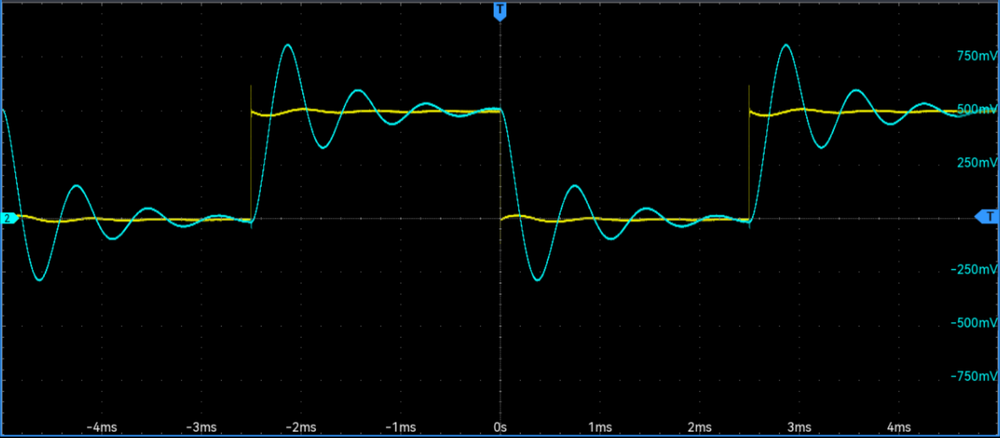
#> input picture code/image.png, 1000 x 438 px, shrunk from 1954 x 856 before the run
$ python waveform_analyzer.py
#> lines starting #> are read from the running program, lines starting #| are printed output that depends on the picture
import cv2
import numpy as np
import matplotlib.pyplot as plt
from scipy.signal import find_peaks
from scipy.ndimage import gaussian_filter1d

def extract_waveform_by_color(image_path, target_color='cyan', color_threshold=50):
    """
    根据颜色提取波形

    Parameters:
    - image_path: 图像路径
    - target_color: 目标颜色 ('yellow', 'cyan')
    - color_threshold: 颜色阈值
    """
    # 读取图像
    img = cv2.imread(image_path)
    img_rgb = cv2.cvtColor(img, cv2.COLOR_BGR2RGB)

    # 定义颜色范围（RGB格式）
    if target_color == 'cyan':
        # 青色：低R、高G、高B
        lower_bound = np.array([0, 150, 150])
        upper_bound = np.array([100, 255, 255])
    elif target_color == 'yellow':
        # 黄色：高R、高G、低B
        lower_bound = np.array([150, 150, 0])
        upper_bound = np.array([255, 255, 100])
    else:
        raise ValueError("Unsupported color")

    # 创建颜色掩码
    mask = cv2.inRange(img_rgb, lower_bound, upper_bound)

    # 提取波形坐标点
    points = np.column_stack(np.where(mask > 0))

    if len(points) == 0:
        print(f"未找到{target_color}色波形")
        return None, None

    # 按x坐标排序并去重
    # 注意：points的格式是(y, x)
    y_coords = points[:, 0]
    x_coords = points[:, 1]

    # 按x坐标分组，每个x取平均y值
    unique_x = np.unique(x_coords)
    averaged_y = []

    for x in unique_x:
        y_values = y_coords[x_coords == x]
        averaged_y.append(np.mean(y_values))

    return unique_x, np.array(averaged_y)


def analyze_peaks(x_coords, y_coords, image_shape, prominence=20):
    """
    分析波形峰值

    Parameters:
    - x_coords: x坐标数组
    - y_coords: y坐标数组（注意：图像坐标系y轴向下）
    - image_shape: 图像尺寸
    - prominence: 峰值显著性阈值
    """
    # 因为图像坐标系y轴向下，我们需要反转y坐标来找峰值
    inverted_y = -y_coords

    # 平滑处理
    smoothed_y = gaussian_filter1d(inverted_y, sigma=2)

    # 寻找峰值
    peaks, properties = find_peaks(smoothed_y, prominence=prominence, distance=50)

    # 转换坐标到实际物理单位
    # 根据用户提供的信息：
    # X轴：全宽约10ms，从 -5ms 到 +5ms
    # Y轴：全高约2000mV (即±1000mV)

    img_width = image_shape[1]
    img_height = image_shape[0]

    # 时间范围和电压范围
    time_range = (-5e-3, 5e-3)  # -5ms to +5ms (全宽10ms)
    voltage_range = (1000e-3, -1000e-3)  # 1000mV to -1000mV (注意y轴反转)

    # 坐标转换
    def pixel_to_physical(x_pix, y_pix):
        time = time_range[0] + (x_pix / img_width) * (time_range[1] - time_range[0])
        voltage = voltage_range[0] + (y_pix / img_height) * (voltage_range[1] - voltage_range[0])
        return time, voltage

    # 分析结果
    peak_info = []
    for i, peak_idx in enumerate(peaks):
        x_pix = x_coords[peak_idx]
        y_pix = y_coords[peak_idx]
        time, voltage = pixel_to_physical(x_pix, y_pix)

        peak_info.append({
            'peak_number': i + 1,
            'pixel_x': x_pix,
            'pixel_y': y_pix,
            'time_ms': time * 1000,  # 转换为ms
            'voltage_mv': voltage * 1000,  # 转换为mV
            'prominence': properties['prominences'][i]
        })

    return peak_info, peaks, smoothed_y


def analyze_valleys(x_coords, y_coords, image_shape, prominence=20):
    """
    分析波形谷值（波谷）

    Parameters:
    - x_coords: x坐标数组
    - y_coords: y坐标数组
    - image_shape: 图像尺寸
    - prominence: 谷值显著性阈值
    """
    # 对于谷值，直接使用y_coords（不反转）
    smoothed_y = gaussian_filter1d(y_coords, sigma=2)

    # 寻找谷值
    valleys, properties = find_peaks(smoothed_y, prominence=prominence, distance=50)

    img_width = image_shape[1]
    img_height = image_shape[0]

    time_range = (-5e-3, 5e-3)  # -5ms to +5ms
    voltage_range = (1000e-3, -1000e-3)

    def pixel_to_physical(x_pix, y_pix):
        time = time_range[0] + (x_pix / img_width) * (time_range[1] - time_range[0])
        voltage = voltage_range[0] + (y_pix / img_height) * (voltage_range[1] - voltage_range[0])
        return time, voltage

    valley_info = []
    for i, valley_idx in enumerate(valleys):
        x_pix = x_coords[valley_idx]
        y_pix = y_coords[valley_idx]
        time, voltage = pixel_to_physical(x_pix, y_pix)

        valley_info.append({
            'valley_number': i + 1,
            'pixel_x': x_pix,
            'pixel_y': y_pix,
            'time_ms': time * 1000,
            'voltage_mv': voltage * 1000,
            'prominence': properties['prominences'][i]
        })

    return valley_info, valleys


def visualize_results(x_coords, y_coords, peaks, valleys, smoothed_y, peak_info, valley_info, image_path):
    """
    可视化结果
    """
    fig, axes = plt.subplots(2, 1, figsize=(15, 10))

    # 显示原始图像和提取的波形
    img = cv2.imread(image_path)
    img_rgb = cv2.cvtColor(img, cv2.COLOR_BGR2RGB)
    axes[0].imshow(img_rgb)
    axes[0].plot(x_coords, y_coords, 'r-', linewidth=2, alpha=0.7, label='Extracted CH2 Waveform')
    axes[0].plot(x_coords[peaks], y_coords[peaks], 'yo', markersize=10, label='Detected Peaks')
    axes[0].plot(x_coords[valleys], y_coords[valleys], 'mo', markersize=10, label='Detected Valleys')
    axes[0].set_title('Original Image with Extracted CH2 Waveform (Cyan)')
    axes[0].legend()
    axes[0].axis('off')

    # 显示波形和峰值/谷值
    axes[1].plot(x_coords, -y_coords, 'cyan', linewidth=1.5, alpha=0.7, label='Original')
    axes[1].plot(x_coords, smoothed_y, 'b-', linewidth=2, label='Smoothed')
    axes[1].plot(x_coords[peaks], smoothed_y[peaks], 'ro', markersize=10, label='Peaks')
    axes[1].plot(x_coords[valleys], -y_coords[valleys], 'mo', markersize=10, label='Valleys')

    # 标注峰值
    for info in peak_info:
        axes[1].annotate(f"Peak {info['peak_number']}\n({info['time_ms']:.2f}ms, {info['voltage_mv']:.1f}mV)",
                        xy=(info['pixel_x'], -info['pixel_y']),
                        xytext=(10, 20), textcoords='offset points',
                        bbox=dict(boxstyle='round,pad=0.5', fc='yellow', alpha=0.7),
                        arrowprops=dict(arrowstyle='->', connectionstyle='arc3,rad=0'))

    # 标注谷值
    for info in valley_info:
        axes[1].annotate(f"Valley {info['valley_number']}\n({info['time_ms']:.2f}ms, {info['voltage_mv']:.1f}mV)",
                        xy=(info['pixel_x'], -info['pixel_y']),
                        xytext=(10, -30), textcoords='offset points',
                        bbox=dict(boxstyle='round,pad=0.5', fc='magenta', alpha=0.7),
                        arrowprops=dict(arrowstyle='->', connectionstyle='arc3,rad=0'))

    axes[1].set_xlabel('X (pixels)')
    axes[1].set_ylabel('Y (inverted pixels)')
    axes[1].set_title('CH2 Waveform Analysis with Peak and Valley Detection')
    axes[1].legend()
    axes[1].grid(True, alpha=0.3)

    plt.tight_layout()
    plt.savefig('ch2_waveform_analysis_result.png', dpi=300, bbox_inches='tight')
    plt.show()


def main():
    # 图像路径（请修改为您的图像路径）
    image_path = 'image.png'

    # 提取CH2（青色）波形
    print("正在提取CH2通道（青色）波形...")
    x_coords, y_coords = extract_waveform_by_color(image_path, target_color='cyan')
#> in extract_waveform_by_color, img is the input picture: shape (438, 1000, 3); mean B, G, R 5.7, 6, 2.9
#> in extract_waveform_by_color, `mask = cv2.inRange(img_rgb, lower_bound, upper_bound)`:
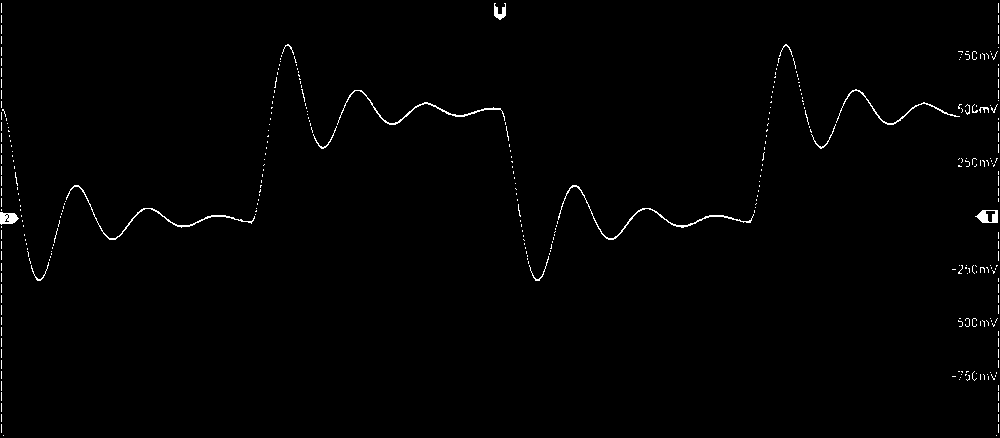
#> mask: shape (438, 1000); 0.87% white in thin lines or dots
#> in extract_waveform_by_color, `points = np.column_stack(np.where(mask > 0))`: points = 3811 pairs, first value 3 to 435, second value 0 to 998
#> in extract_waveform_by_color, `y_coords = points[:, 0]`: y_coords = 3811 values from 3 to 435
#> in extract_waveform_by_color, `x_coords = points[:, 1]`: x_coords = 3811 values, max 998 at index 5, min 0 at index 2105, mean 535.2
#> in extract_waveform_by_color, `unique_x = np.unique(x_coords)`: unique_x = 995 values from 0 to 998
#> the loop in extract_waveform_by_color, `for x in unique_x:` made 995 passes
#> y_values on passes 1, 6, 7: [212, 213, 214, 215, 216, 217, 218, 219, 220, 221, 222, 223], [114, 115, 116, 213, 214, 216, 217, 218, 219, 220, 222, 223], [118, 119, 120, 213, 215, 216, 217, 218, 222, 223]
#> after the loop in extract_waveform_by_color, `for x in unique_x:`: averaged_y = 995 values, max 279.5 at index 38, min 22.27 at index 494, mean 169.5
#> x_coords = 995 values from 0 to 998; y_coords has the same summary as averaged_y in extract_waveform_by_color

    if x_coords is None:
        return

    print(f"提取到 {len(x_coords)} 个数据点")
#| 提取到 995 个数据点

    # 读取图像尺寸
    img = cv2.imread(image_path)
    print(f"图像尺寸: {img.shape[1]} x {img.shape[0]} 像素")
#| 图像尺寸: 1000 x 438 像素
    print(f"时间刻度: -5ms 到 +5ms (全宽10ms)")
    print(f"电压刻度: -1000mV 到 +1000mV (全高2000mV)")

    # 分析峰值
    print("\n正在分析波形峰值...")
    peak_info, peaks, smoothed_y = analyze_peaks(x_coords, y_coords, img.shape, prominence=20)
#> in analyze_peaks, `inverted_y = -y_coords`: inverted_y = 995 values, max -22.27 at index 494, min -279.5 at index 38, mean -169.5
#> in analyze_peaks, `smoothed_y = gaussian_filter1d(inverted_y, sigma=2)`: smoothed_y = 995 values, max -34.69 at index 497, min -278.8 at index 537, mean -169.5
#> in analyze_peaks, `peaks, properties = find_peaks(smoothed_y, prominence=prominence, dist..`: peaks = [76, 287, 357, 497, 574, 786, 856, 924]; properties = {'prominences': [52.58, 101.1, 33.21, 244.1, 52.47, 168.5, 56.43, 20.39], 'left_bases': [39, 39, 322, 39, 537, 537, 821, 890], 'right_bases': [112, 322, 392, 537, 610, 994, 994, 994]}
#> the loop in analyze_peaks, `for i, peak_idx in enumerate(peaks):` made 8 passes
#> (peak_idx, x_pix, y_pix, time, voltage) on passes 1 to 8: (76, 76, 185.5, -0.00424, 0.153), (287, 287, 44.5, -0.00213, 0.797), (357, 357, 90, -0.00143, 0.589), (497, 497, 26.85, -3e-05, 0.877), (574, 574, 185.5, 0.00074, 0.153), (786, 786, 44.5, 0.00286, 0.797), (856, 856, 89.5, 0.00356, 0.591), (924, 924, 102.5, 0.00424, 0.532)
#> after the loop in analyze_peaks, `for i, peak_idx in enumerate(peaks):`: peak_info = 8 items
#> peak_info = 8 items; peaks = [76, 287, 357, 497, 574, 786, 856, 924]

    # 分析谷值
    print("正在分析波形谷值...")
    valley_info, valleys = analyze_valleys(x_coords, y_coords, img.shape, prominence=20)
#> in analyze_valleys, `smoothed_y = gaussian_filter1d(y_coords, sigma=2)`: smoothed_y = 995 values, max 278.8 at index 537, min 34.69 at index 497, mean 169.5
#> in analyze_valleys, `valleys, properties = find_peaks(smoothed_y, prominence=prominence, di..`: valleys = [39, 112, 322, 392, 537, 610, 821, 890]; properties = {'prominences': [81.1, 52.58, 101.1, 33.21, 233, 52.47, 56.43, 20.39], 'left_bases': [6, 76, 287, 357, 497, 574, 786, 856], 'right_bases': [497, 497, 497, 497, 786, 786, 856, 924]}
#> the loop in analyze_valleys, `for i, valley_idx in enumerate(valleys):` made 8 passes
#> (valley_idx, x_pix, y_pix, time, voltage) on passes 1 to 8: (39, 39, 279.5, -0.00461, -0.276), (112, 112, 238.5, -0.00388, -0.089), (322, 322, 147.5, -0.00178, 0.326), (392, 392, 123.5, -0.00108, 0.436), (537, 537, 279.5, 0.00037, -0.276), (610, 610, 238.5, 0.0011, -0.089), (821, 821, 147.5, 0.00321, 0.326), (890, 890, 123.5, 0.0039, 0.436)
#> after the loop in analyze_valleys, `for i, valley_idx in enumerate(valleys):`: valley_info = 8 items
#> valley_info = 8 items; valleys = [39, 112, 322, 392, 537, 610, 821, 890]

    # 打印峰值信息
    print(f"\n检测到 {len(peak_info)} 个峰值：")
#| 检测到 8 个峰值：
    print("-" * 80)
    print(f"{'峰值编号':<10} {'像素X':<12} {'像素Y':<12} {'时间(ms)':<15} {'电压(mV)':<15} {'显著性':<10}")
    print("-" * 80)

    for info in peak_info:
        print(f"{info['peak_number']:<10} {info['pixel_x']:<12.1f} {info['pixel_y']:<12.1f} "
              f"{info['time_ms']:<15.3f} {info['voltage_mv']:<15.2f} {info['prominence']:<10.2f}")
#> this loop made 8 passes
#| 1          76.0         185.5        -4.240          152.97          52.58
#| 2          287.0        44.5         -2.130          796.80          101.11
#| 3          357.0        90.0         -1.430          589.04          33.21
#| 4          497.0        26.8         -0.030          877.41          244.09
#| 5          574.0        185.5        0.740           152.97          52.47
#| 6          786.0        44.5         2.860           796.80          168.45
#| 7          856.0        89.5         3.560           591.32          56.43
#| 8          924.0        102.5        4.240           531.96          20.39

    # 打印谷值信息
    print(f"\n检测到 {len(valley_info)} 个谷值：")
#| 检测到 8 个谷值：
    print("-" * 80)
    print(f"{'谷值编号':<10} {'像素X':<12} {'像素Y':<12} {'时间(ms)':<15} {'电压(mV)':<15} {'显著性':<10}")
    print("-" * 80)

    for info in valley_info:
        print(f"{info['valley_number']:<10} {info['pixel_x']:<12.1f} {info['pixel_y']:<12.1f} "
              f"{info['time_ms']:<15.3f} {info['voltage_mv']:<15.2f} {info['prominence']:<10.2f}")

    # 可视化结果
    print("\n正在生成可视化结果...")
    visualize_results(x_coords, y_coords, peaks, valleys, smoothed_y, peak_info, valley_info, image_path)
#> the loop in visualize_results, `for info in peak_info:` made 8 passes
#> the loop in visualize_results, `for info in valley_info:` made 8 passes
#> in visualize_results, `plt.savefig('ch2_waveform_analysis_result.png', dpi=300, bbox_inches='..`:
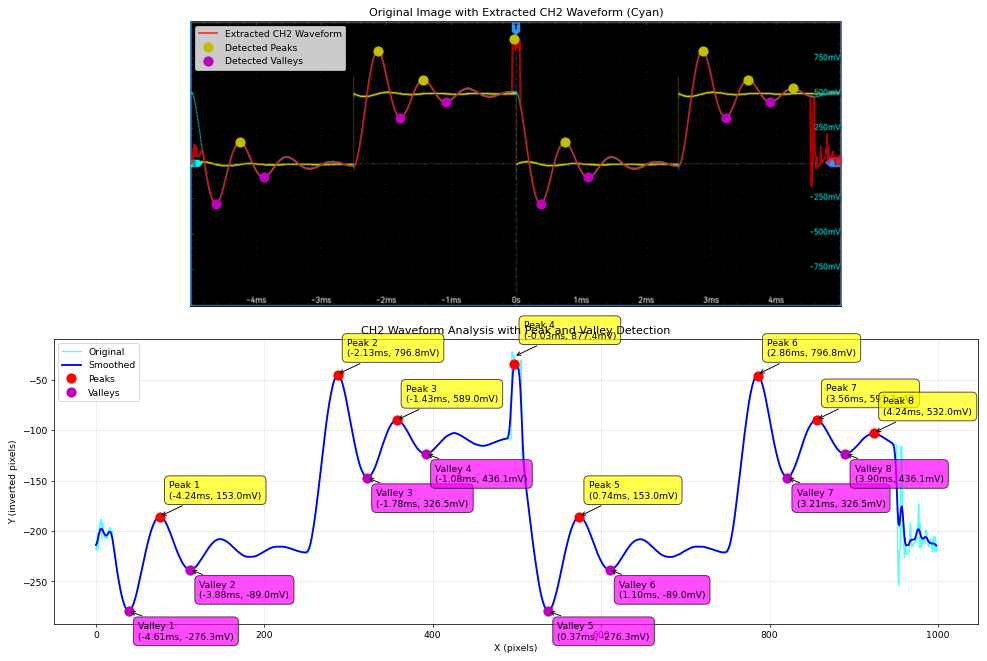
#> figure drawn by matplotlib, 2 panels; panel 2: curve peaks at x = 494, y = -22.27; panel 2: curve peaks at x = 497, y = -34.69

    # 保存数据到CSV
    import pandas as pd

    df_peaks = pd.DataFrame(peak_info)
#> df_peaks = table of 8 rows and 6 columns
    df_peaks.to_csv('ch2_peak_analysis.csv', index=False)
    print("\n峰值数据已保存到 ch2_peak_analysis.csv")

    df_valleys = pd.DataFrame(valley_info)
#> df_valleys = table of 8 rows and 6 columns
    df_valleys.to_csv('ch2_valley_analysis.csv', index=False)
    print("谷值数据已保存到 ch2_valley_analysis.csv")


if __name__ == "__main__":
    main()
